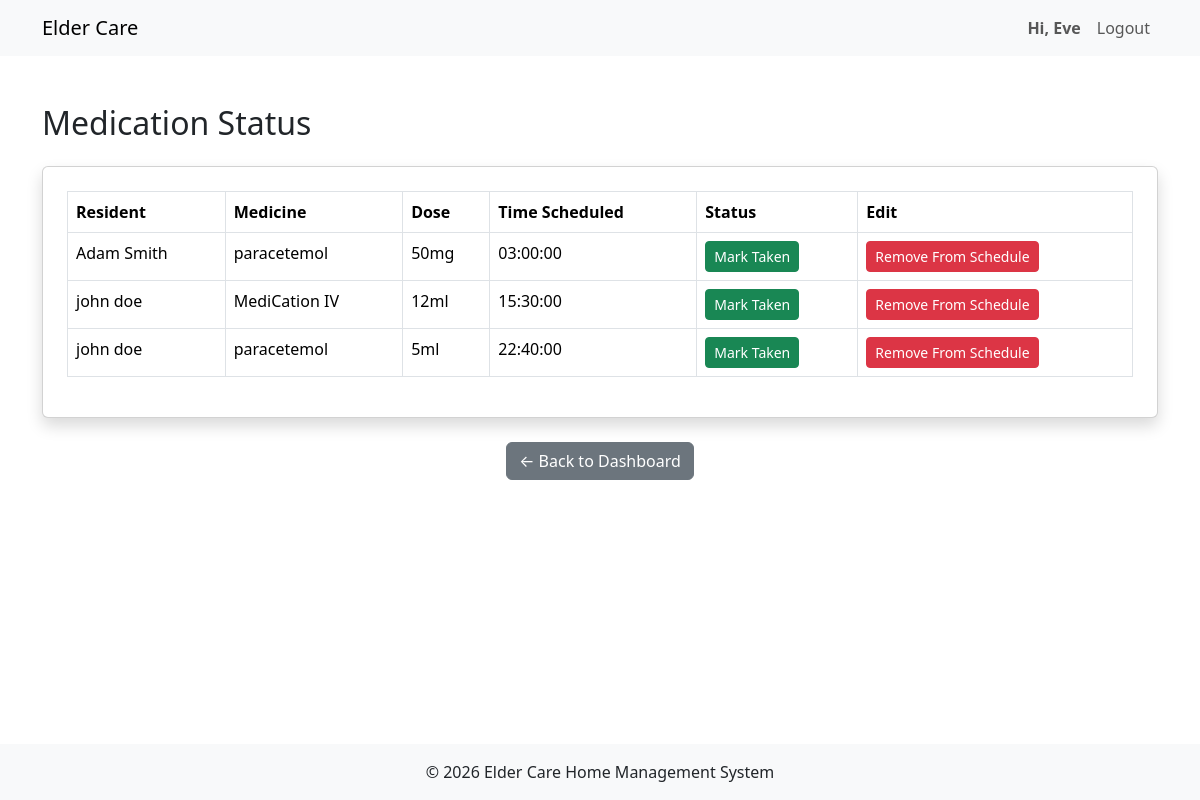
/caregivers/medication_status.php (signed in), run on an earlier commit of the app's database.
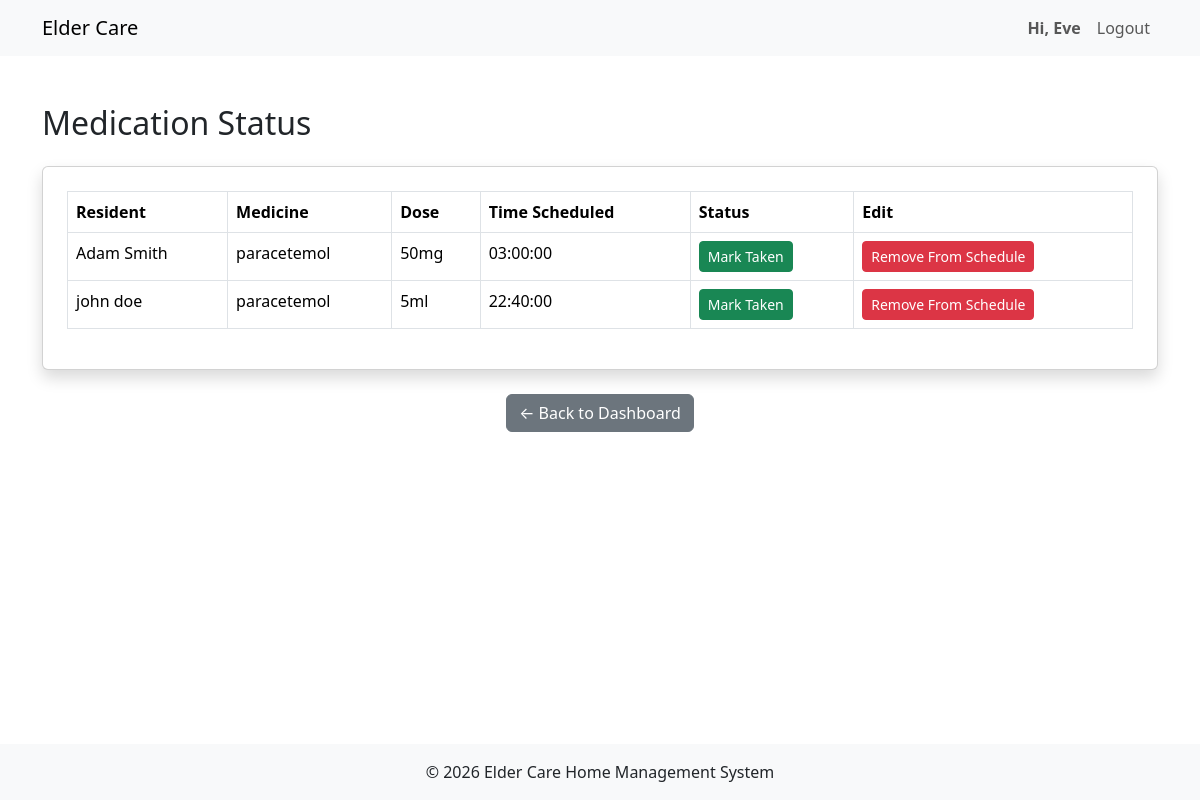
And on a later commit of the database.
### tables this page shows
CREATE TABLE `medication` (
  `medID` int(10) UNSIGNED NOT NULL,
  `residentSIN` varchar(9) NOT NULL,
  `empID` int(10) UNSIGNED NOT NULL,
  `medName` varchar(100) NOT NULL,
  `dose` varchar(50) NOT NULL,
  `timeScheduled` time NOT NULL,
  `dateCreated` datetime NOT NULL DEFAULT current_timestamp()
);

CREATE TABLE `resident` (
  `residentSIN` varchar(9) NOT NULL,
  `user_id` int(11) NOT NULL,
  `DoB` date DEFAULT NULL,
  `phone` varchar(15) DEFAULT NULL,
  `profilePhoto` text DEFAULT NULL,
  `ECname` text DEFAULT NULL,
  `ECphone` varchar(15) DEFAULT NULL,
  `ECemail` text DEFAULT NULL,
  `fname` varchar(50) DEFAULT NULL,
  `lname` varchar(50) DEFAULT NULL
);

### caregivers/medication_status.php (the view, shortened to what this page needs)
<?php
include '../includes/header.php';
require_once '../includes/db_connection.php';
$stmt = $conn->prepare("SELECT empID FROM caregiver WHERE user_id = ?");
$stmt->execute([$_SESSION['user_id']]);
$cgRow = $stmt->fetch();
$empID = $cgRow['empID'];
$stmt = $conn->prepare("SELECT m.residentSIN as rSIN, m.medName, m.timeScheduled,
                            r.fname, r.lname, m.dose, m.medID
                        FROM medication m
                        JOIN assignment a ON m.residentSIN = a.residentSIN
                        JOIN resident r ON a.residentSIN = r.residentSIN
                        WHERE a.empID = ?");
$stmt->execute([$empID]);
$rmeds = $stmt->fetchAll();
?>
<div class="container mt-5">
<h2 class="mb-4">Medication Status</h2>
<div class="card shadow p-4">
<table class="table table-bordered">
<thead>
<tr>
    <th>Resident</th>
    <th>Medicine</th>
    <th>Dose</th>
    <th>Time Scheduled</th>
    <th>Status</th>
    <th>Edit</th>
</tr>
</thead>
<tbody>
<?php foreach ($rmeds as $r): ?>
            <tr class="">
                <td><?= htmlspecialchars($r['fname'] . ' ' . $r['lname']) ?></td>
                <td><?= htmlspecialchars($r['medName']) ?></td>
                <td><?= htmlspecialchars($r['dose']) ?></td>
                <td><?= htmlspecialchars($r['timeScheduled']) ?></td>
                <td>
                <form method="POST">
                    <button type="submit" name="mark_taken" value="mark_taken"
                                class="btn btn-sm btn-success">
                            Mark Taken
                    </button>
                </form>
                </td>
                <td>
                <form method="POST">
                    <button type="submit" name="delete" value="delete"
                            class="btn btn-sm btn-danger">
                        Remove From Schedule
                    </button>
                </form>
                </td>
            </tr>
<?php endforeach; ?>
</tbody>
</table>
</div>
<div class="text-center mt-4">
    <a href="dashboard.php" class="btn btn-secondary">← Back to Dashboard</a>
</div>
</div>
<?php include '../includes/footer.php'; ?>

### includes/header.php (shortened to what this page needs)
<?php
$username = $_SESSION['username'] ?? '';
?>
<!doctype html>
<html lang="en">
  <head>
    <link href="https://cdn.jsdelivr.net/npm/bootstrap@5.3.8/dist/css/bootstrap.min.css" rel="stylesheet">
    <link rel="stylesheet" href="https://cdn.jsdelivr.net/npm/bootstrap-icons@1.11.1/font/bootstrap-icons.css">
    <link rel="stylesheet" href="../assets/css/styles.css">
  </head>
 <body class="d-flex flex-column min-vh-100">
    <nav class="navbar navbar-expand-lg navbar-light bg-light">
    <div class="container">
        <a class="navbar-brand" href="<?= BASE_URL ?>">Elder Care</a>
        <div class="collapse navbar-collapse" id="navbarNav">
            <ul class="navbar-nav ms-auto">
                <?php if (isset($_SESSION['user_id'])): ?>
                    <li class="nav-item">
                        <a style="font-weight: bold;" class="nav-link">Hi, <?php echo htmlspecialchars($username); ?></a>
                    </li>
                    <li class="nav-item">
                        <a class="nav-link"  href="<?= BASE_URL ?>logout.php">Logout</a>
                    </li>
                <?php endif; ?>
            </ul>
        </div>
    </nav>
    <main class="flex-fill">

### includes/footer.php (shortened to what this page needs)
</main>
<footer class="bg-light text-center py-3 mt-5">
    <div class="container">
        <p class="mb-0">&copy; 2026 Elder Care Home Management System</p>
    </div>
</footer>
</body>
</html>

What changed in the data, as far as the page shows it:
removed medication: residentSIN.lname "john doe", medName "MediCation IV", dose "12ml", timeScheduled "15:30:00"
